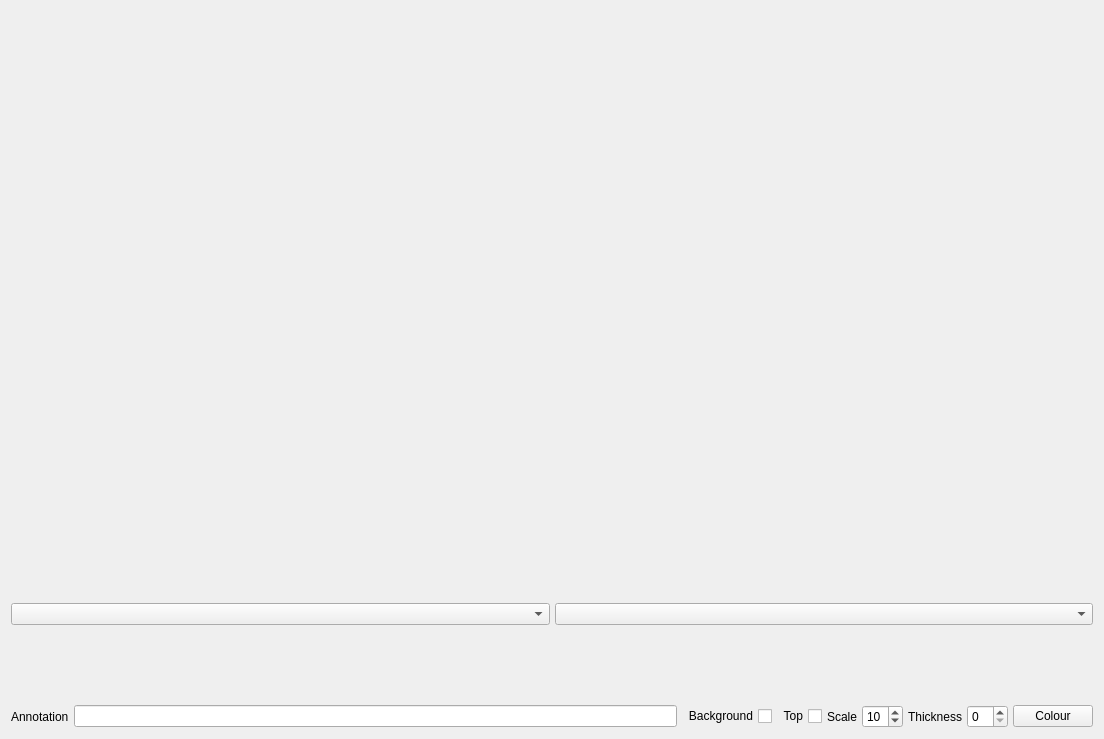
<?xml version="1.0" encoding="UTF-8"?>
<ui version="4.0">
 <class>Form</class>
 <widget class="QWidget" name="Form">
  <property name="geometry">
   <rect>
    <x>0</x>
    <y>0</y>
    <width>1104</width>
    <height>739</height>
   </rect>
  </property>
  <property name="minimumSize">
   <size>
    <width>0</width>
    <height>0</height>
   </size>
  </property>
  <property name="windowTitle">
   <string>Form</string>
  </property>
  <layout class="QHBoxLayout" name="horizontalLayout_3">
   <item>
    <layout class="QVBoxLayout" name="verticalLayout_2">
     <item>
      <layout class="QHBoxLayout" name="horizontalLayout_2">
       <item>
        <widget class="Canvas" name="canvas" native="true">
         <property name="sizePolicy">
          <sizepolicy hsizetype="Preferred" vsizetype="MinimumExpanding">
           <horstretch>0</horstretch>
           <verstretch>0</verstretch>
          </sizepolicy>
         </property>
        </widget>
       </item>
      </layout>
     </item>
     <item>
      <widget class="QWidget" name="widget" native="true">
       <property name="sizePolicy">
        <sizepolicy hsizetype="MinimumExpanding" vsizetype="Preferred">
         <horstretch>0</horstretch>
         <verstretch>0</verstretch>
        </sizepolicy>
       </property>
       <property name="minimumSize">
        <size>
         <width>0</width>
         <height>0</height>
        </size>
       </property>
       <layout class="QVBoxLayout" name="verticalLayout_3">
        <property name="spacing">
         <number>5</number>
        </property>
        <property name="leftMargin">
         <number>0</number>
        </property>
        <property name="topMargin">
         <number>0</number>
        </property>
        <property name="rightMargin">
         <number>0</number>
        </property>
        <property name="bottomMargin">
         <number>0</number>
        </property>
        <item>
         <layout class="QHBoxLayout" name="horizontalLayout_4">
          <property name="leftMargin">
           <number>0</number>
          </property>
          <property name="topMargin">
           <number>0</number>
          </property>
          <item>
           <widget class="QComboBox" name="whenCombo"/>
          </item>
          <item>
           <widget class="QComboBox" name="chanCombo"/>
          </item>
         </layout>
        </item>
        <item>
         <widget class="DQWidget" name="dqbits" native="true">
          <property name="sizePolicy">
           <sizepolicy hsizetype="Preferred" vsizetype="Preferred">
            <horstretch>0</horstretch>
            <verstretch>0</verstretch>
           </sizepolicy>
          </property>
          <property name="minimumSize">
           <size>
            <width>0</width>
            <height>70</height>
           </size>
          </property>
         </widget>
        </item>
        <item>
         <layout class="QHBoxLayout" name="horizontalLayout">
          <item>
           <widget class="QLabel" name="label">
            <property name="text">
             <string>Annotation</string>
            </property>
           </widget>
          </item>
          <item>
           <widget class="QLineEdit" name="caption"/>
          </item>
          <item>
           <widget class="QCheckBox" name="drawbg">
            <property name="layoutDirection">
             <enum>Qt::RightToLeft</enum>
            </property>
            <property name="text">
             <string>Background</string>
            </property>
           </widget>
          </item>
          <item>
           <widget class="QCheckBox" name="captionTop">
            <property name="layoutDirection">
             <enum>Qt::RightToLeft</enum>
            </property>
            <property name="text">
             <string>Top</string>
            </property>
           </widget>
          </item>
          <item>
           <widget class="QLabel" name="label_2">
            <property name="text">
             <string>Scale</string>
            </property>
           </widget>
          </item>
          <item>
           <widget class="QSpinBox" name="fontsize">
            <property name="minimum">
             <number>2</number>
            </property>
            <property name="maximum">
             <number>50</number>
            </property>
            <property name="value">
             <number>10</number>
            </property>
           </widget>
          </item>
          <item>
           <widget class="QLabel" name="label_3">
            <property name="text">
             <string>Thickness</string>
            </property>
           </widget>
          </item>
          <item>
           <widget class="QSpinBox" name="thickness">
            <property name="minimum">
             <number>0</number>
            </property>
            <property name="maximum">
             <number>20</number>
            </property>
           </widget>
          </item>
          <item>
           <widget class="QPushButton" name="colourButton">
            <property name="text">
             <string>Colour</string>
            </property>
           </widget>
          </item>
         </layout>
        </item>
       </layout>
      </widget>
     </item>
    </layout>
   </item>
  </layout>
 </widget>
 <customwidgets>
  <customwidget>
   <class>Canvas</class>
   <extends>QWidget</extends>
   <header>pcot.ui.canvas</header>
   <container>1</container>
  </customwidget>
  <customwidget>
   <class>DQWidget</class>
   <extends>QWidget</extends>
   <header>pcot.ui.dqwidget</header>
   <container>1</container>
  </customwidget>
 </customwidgets>
 <resources/>
 <connections/>
</ui>
